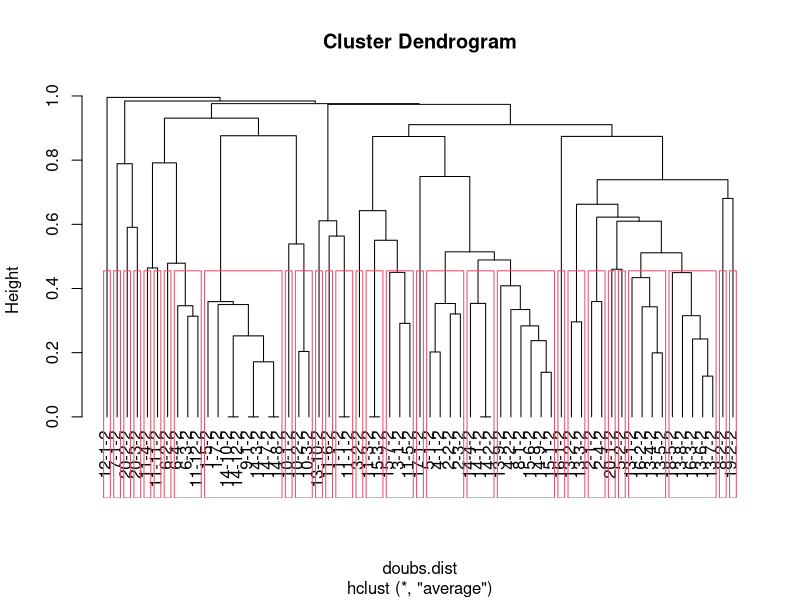
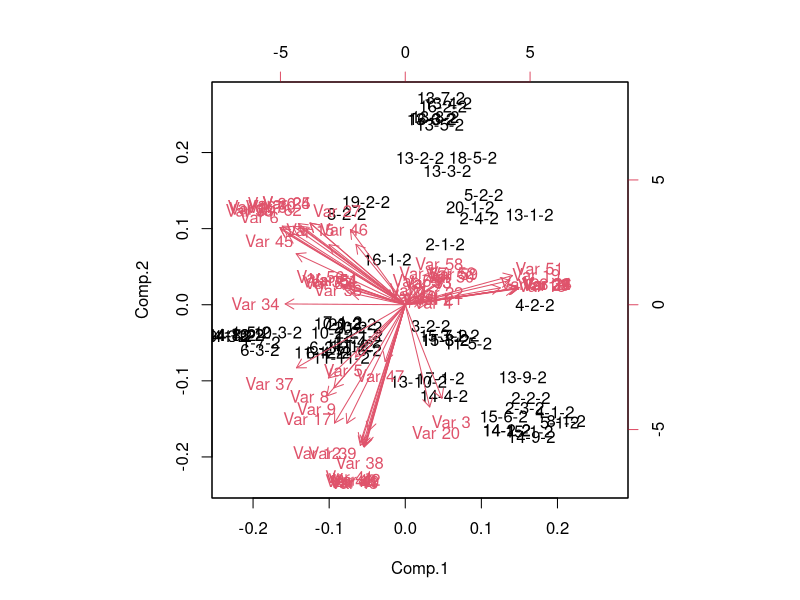
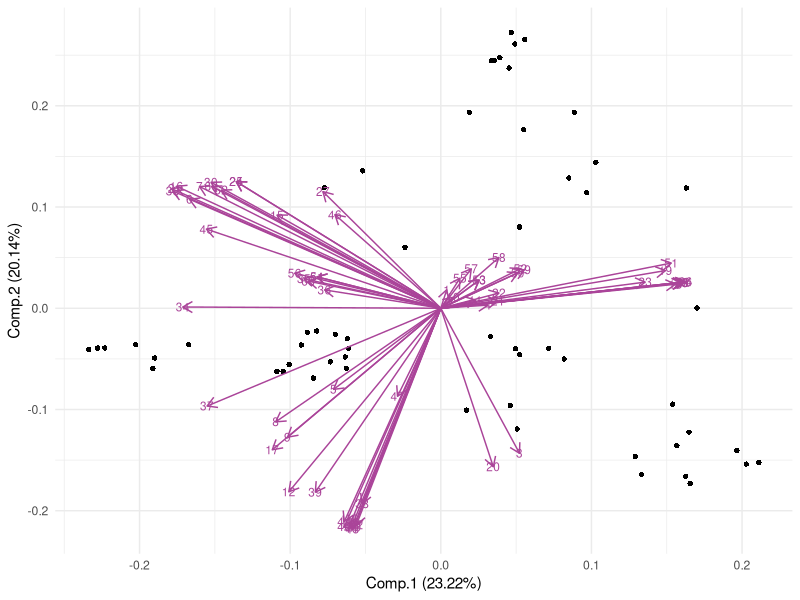
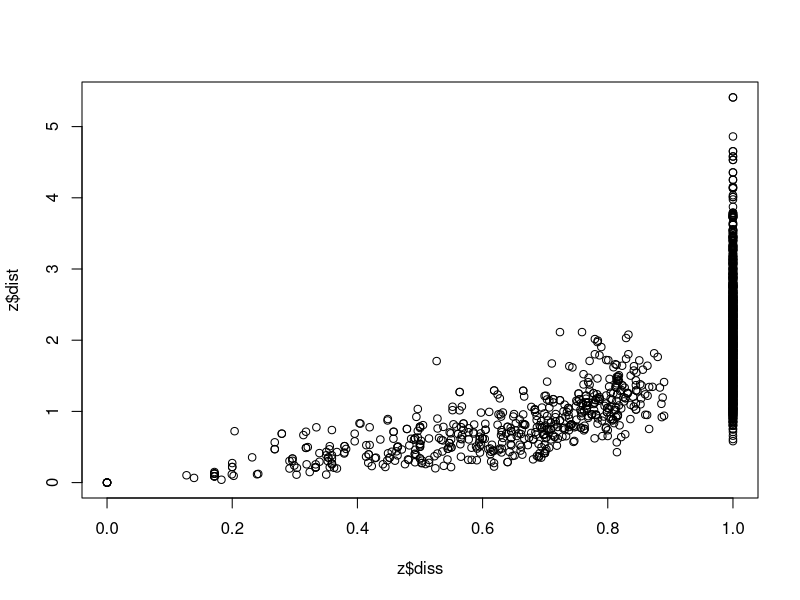
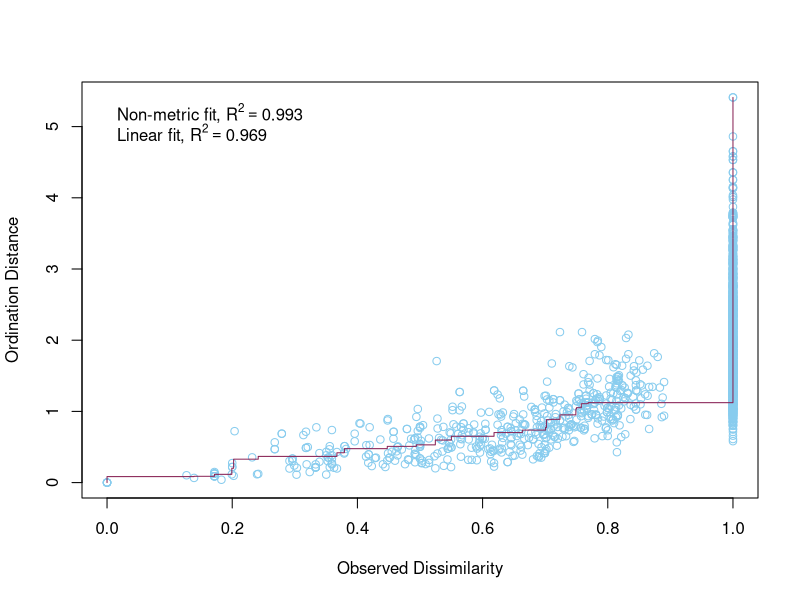
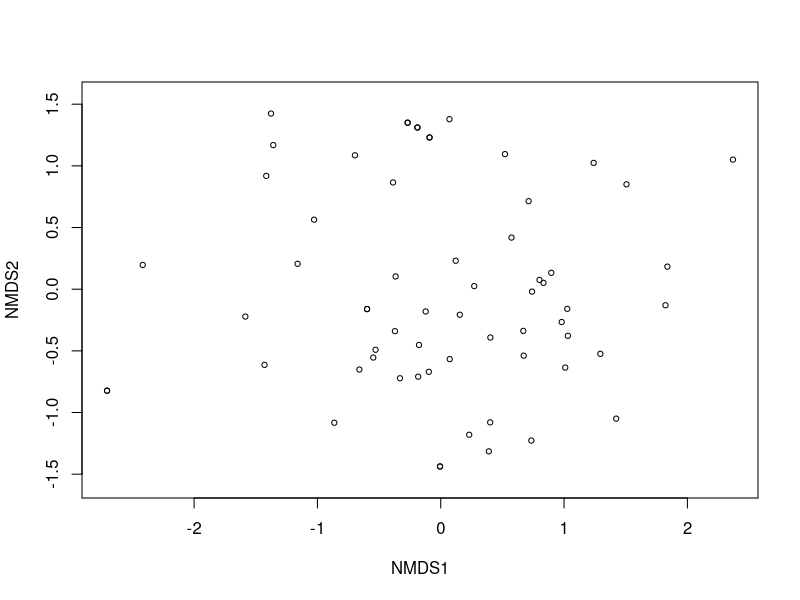
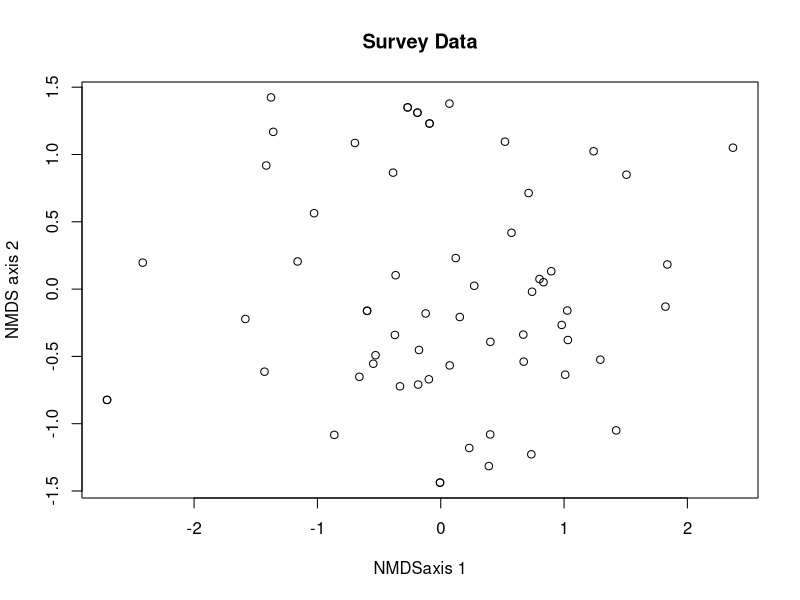
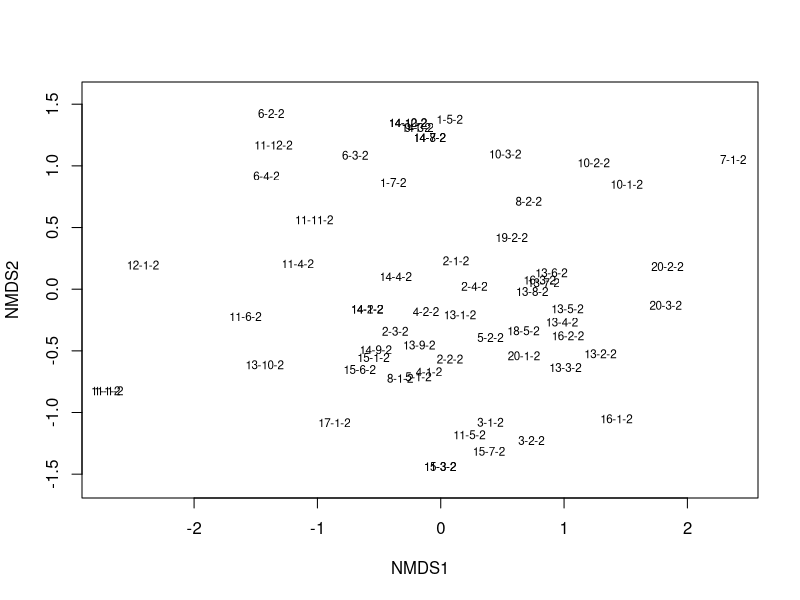

These charts were generated, in order, by the following R code: (Note: this script raises an error after producing the figures.)
#### NMDS Seedlings below 50 cm####

# Before anything else, verify that your environment is totally clear.
# This is important, because old objects can foul up the works
# Clean up the working environment
rm(list = ls())

# Verify working directory, should be ~/Documents/Analyses/lastname_first
getwd()

# Load tidyverse
library("tidyverse")
# Check for updates
tidyverse_update()


#### Cleaning up the data ####

library(dplyr)

library(readr)
SurveyData<- read_csv("Fieldwork/SurveyData_Clean_WN_removed.csv")

# The species that were entered as percent-cover need to be accounted for
# Given that the number of plants will vary greatly, but cover plants were all
# in Tier_1, for each percent cover plant I will give a value of 

# The plot needs to be numeric, so I need to change the Plot names to unique
# numeric variables, site needs to be given a number value as does W_N

# This code gives the combined plot names a simple, unique, numeric ID, but I 
# would like clearer ID's so I will use another method
# SurveyData_Combined$Plot <- as.numeric(as.factor(SurveyData_Combined$Plot))

# Assigning the Site a unique numeric value
SurveyData$Site <- as.numeric(as.factor(SurveyData$Site))
# Assigning W and N unique numeric values (weed is now 2, native is now 1)
SurveyData$W_N <- as.numeric(as.factor(SurveyData$W_N))

# Now combine this into unique numerical plot names
library(tidyr)
SurveyData_Combined <- SurveyData %>%
  unite(Plot, Site, Plot, sep = "-")

# Unite Plot and Weed vs Native columns so that now the plot id is all in one
# column that includes the site, plot number, and whether it is weed or native
library(tidyr)
SurveyData_Combined <- SurveyData_Combined %>%
  unite(Plot, Plot, W_N, sep = "-")

# subset to just look at the weeds
# Subset the data to only include species that are weeds using the WeedList Column
SurveyData_Combined <- SurveyData_Combined[SurveyData_Combined$WeedList == 1, ]

# I need to make this data only include seedlings. Therefore, I need to remove
# the rows that only include species > 51 cm.

#SurveyData_Combined$seedlings <- SurveyData_Combined$Tier_1 - SurveyData_Combined$Tier_3
# SurveyData_Combined$seedlings <- SurveyData_Combined$Tier_1 - SurveyData_Combined$Tier_4

# form-specific seedling calculation
library(dplyr)

SurveyData_Combined <- SurveyData_Combined %>%
  mutate(seedlings = case_when(
    GrowthHabit %in% c("Tree", "Shrub") ~ Tier_1 - Tier_3,
    GrowthHabit %in% c("Forb", "Vine", "Grass") ~ Tier_1 - Tier_2,
    TRUE ~ NA_real_  # fallback for unexpected GrowthHabit values
  ))


#### Change the data to be a matrix (n sample units x p species) ####

# autotransform is not doing anything, so I need to transform my data
# square root was given as a good transformation, so I will do that

 SurveyData_Combined$seedlings_sqrt <- sqrt(SurveyData_Combined$seedlings)

# Filter down to only native species
# Remove native species plots
# Remove rows where Group is "Native"

SurveyData_Combined_Weeds <- SurveyData_Combined %>% 
  filter(CentralSpecies != "Native")

# This code gives 0 values when species are not present in a plot
Survey_wide <- SurveyData_Combined_Weeds %>%
  pivot_wider(names_from = ScientificName, 
              values_from = seedlings_sqrt, 
              id_cols = Plot) %>%
  mutate_all(~ replace(., is.na(.), 0))

# instead of being a tibble, I wanted to convert it back to a data frame
Survey_wide = as.data.frame(Survey_wide)

# Needs to remove the first column of numbers as row names and make the Scientific 
# names of species into the row names
row.names(Survey_wide) <- Survey_wide$Plot 
# Remove the first column from the data frame 
Survey_wide <- Survey_wide[, -1]

#Quick checks for empty rows or columns...
rowSums(Survey_wide)
colSums(Survey_wide)

# Remove empty columns
Survey_wide <- Survey_wide[, colSums(Survey_wide) != 0]
Survey_wide <- Survey_wide[rowSums(Survey_wide) != 0, ]

rowSums(Survey_wide)
colSums(Survey_wide)

# Try removing outliers for seedling < 50 cm calculation
# Survey_wide<-Survey_wide[-68, ] # this gets rid of the the row that looks to be an outlier
# Survey_wide<-Survey_wide[-1, ] # this gets rid of the the row that looks to be an outlier
 
# remove outliers for seedling based on form 
 Survey_wide<-Survey_wide[-29, ] # this gets rid of the the row that looks to be an outlier
 Survey_wide<-Survey_wide[-18, ] # this gets rid of the the row that looks to be an outlier
 
#### NMDS ####

library(vegan)

#Quick checks for empty rows or columns...
# rowSums(Survey_wide)
# colSums(Survey_wide)

#Empty sites can cause problems so let's drop it
# Survey_wide<-Survey_wide[,-46] # this gets rid of the the column where there is a zero
# Survey_wide<-Survey_wide[,-49,] # this gets rid of the the column where there is a zero

doubs.dist<-vegdist(Survey_wide)
doubs.dist

# Check for Na, NaN,Inf values
any(is.na(doubs.dist))
any(is.infinite(doubs.dist))


#Classification
Survey_wide<-hclust(doubs.dist,method='average')
plot(Survey_wide,hang=-1) #The hang=-1 tidies it up so all the end nodes finish at the same level
grp<-cutree(Survey_wide,k=30) #K=4 is saying to identify the dominant 4 groups.
grp
rect.hclust(Survey_wide, k=30)


#Conduct a PCA on continuous data, commonly used for environmental 
#variable reduction. Say we want to combine variables that are similar in 
#for SEM we may use PCA

# linkage - once you have the two most similar sites together, how do you think about the similarity to the other sites. Best method is UPPGMA (an average weighed method)

# Now doing a PCA on the data
# Can do PCA on vegan or just the base programme of R, they just use different commands 
# (see powerpoint handout for more info)

doubs.pca<-princomp(doubs.dist,cor=TRUE)
summary(doubs.pca) 
biplot(doubs.pca)

# Create PCA biplot with sites as points

# Load necessary libraries
library(ggplot2)
library(ggfortify)

autoplot(
  doubs.pca,
  data = doubs.dist,
  loadings = TRUE,             # Display loadings vectors
  loadings.label = TRUE,       # Display loadings labels
  loadings.colour = '#AA4499',     # Loadings vector color
  loadings.label.size = 3,     # Loadings label size
  loadings.label.colour = "#AA4499", # Loadings label color
  shape = 16) +                   # Use points for sites
  theme_minimal()              # Apply a minimal theme



#Moving on now to MDS
#DO MDS with vegan package
z <- metaMDS(comm = doubs.dist,
             autotransform = FALSE,
             distance = "bray",
             engine = "monoMDS",
             k = 2,
             weakties = TRUE,
             model = "global",
             maxit = 300,
             try = 40,
             trymax = 50)

z
# Stress Plot = Sheppard Plot
plot(z$diss, z$dist)

stressplot(object = z,
           p.col = "#88CCEE",
           l.col = "#882255",
           lwd = 1)

#always report the stress for MDS, never report the Rsquared you get from that plot above
plot(z)

plot(z[["points"]][,2]~z[["points"]][,1],main="Survey Data", xlab="NMDSaxis 1" , ylab= "NMDS axis 2", cex = 0.5 +as.numeric(Survey_wide$nit))

# Using ggplot2 to make a plot with site names
plot(z, type = "t")

# Looking at the stress/goodness of fit
gof <- goodness(object = z)
plot(z, display = "sites", type = "none")
points(z, display = "sites", cex = 2*gof/mean(gof))


# Make the points into a data frame for ggplot
z$points %>% head()
z.points <- data.frame(z$points)

# I need to make a new data frame that is just the plots and the Central species
# for that plot
# Load the dplyr package
library(dplyr)

# Create a new data frame with unique Plot values
Plot_Species <- SurveyData_Combined_Weeds %>% distinct(Plot, .keep_all = TRUE)
#Plot_Species<-Plot_Species[-74, ] # this gets rid of the the outlier
#Plot_Species<-Plot_Species[-68, ] # this gets rid of the the outlier
#Plot_Species<-Plot_Species[-67, ] # this gets rid of the the outlier
#Plot_Species<-Plot_Species[-62, ] # this gets rid of the the outlier
#Plot_Species<-Plot_Species[-53, ] # this gets rid of the the outlier
#Plot_Species<-Plot_Species[-24, ] # this gets rid of the the outlier
#Plot_Species<-Plot_Species[-15, ] # this gets rid of the the outlier
#Plot_Species<-Plot_Species[-12, ] # this gets rid of the the outlier
#Plot_Species<-Plot_Species[-1, ] # this gets rid of the the outlier
# Remove these for form-specific seedling

# for seedling by form
Plot_Species<-Plot_Species[-75, ] # this gets rid of the the outlier
Plot_Species<-Plot_Species[-70, ] # this gets rid of the the outlier
Plot_Species<-Plot_Species[-69, ] # this gets rid of the the outlier
Plot_Species<-Plot_Species[-68, ] # this gets rid of the the outlier
Plot_Species<-Plot_Species[-67, ] # this gets rid of the the outlier 
Plot_Species<-Plot_Species[-62, ] # this gets rid of the the outlier
Plot_Species<-Plot_Species[-57, ] # this gets rid of the the outlier 
Plot_Species<-Plot_Species[-53, ] # this gets rid of the the outlier
Plot_Species<-Plot_Species[-33, ] # this gets rid of the the outlier
Plot_Species<-Plot_Species[-32, ] # this gets rid of the the outlier
Plot_Species<-Plot_Species[-24, ] # this gets rid of the the outlier
Plot_Species<-Plot_Species[-20, ] # this gets rid of the the outlier
Plot_Species<-Plot_Species[-15, ] # this gets rid of the the outlier
Plot_Species<-Plot_Species[-12, ] # this gets rid of the the outlier

grp <- Plot_Species$CentralSpecies

# I don't think I need these

# data.scores <- as.data.frame(scores(z))  #Using the scores function from vegan to extract the site scores and convert to a data.frame
#data.scores$site <- rownames(z)  # create a column of site names, from the rownames of data.scores
#data.scores$grp <- grp  #  add the grp variable created earlier
# head(data.scores)  #look at the data
hcl.colors(8, palette = "Cividis")
hcl.colors(8, palette = "Tropic")

# Create a data frame of NMDS results with group information
z.points$Group <- Plot_Species$CentralSpecies # Replace with your group column

# Customize plot with ggplot2
nmds_plot <- ggplot(data = z.points, aes(x = MDS1, y = MDS2, shape = Group, color = Group)) +
  geom_point(size = 2) + # Set point size
  scale_shape_manual(values = c(16, 15, 18)) + # Customize shapes
  scale_color_manual(values = c("#070707", "#AA0065", "#F1B17F")) + # Customize colors
  theme_minimal() +
  labs(x = "NMDS1", y = "NMDS2")

# Print the plot
print(nmds_plot)

# This plot works!!!!!!!!

# Customize plot with ggplot2 add polygons/ellipses
nmds_plot <- ggplot(data = z.points, aes(x = MDS1, y = MDS2, shape = Group, color = Group)) +
  geom_point(size = 2) + # Set point size
  scale_shape_manual(values = c(16, 15, 18, 19)) + # Customize shapes
  scale_color_manual(values = c("#7D1D67", "#ED4572", "#FF9772")) + # Customize colors
  geom_polygon(data = z.points, aes(fill = Group, group = Group), alpha = 0.1) +
  theme_minimal() +
  labs(x = "NMDS1", y = "NMDS2")

# Print the plot
print(nmds_plot)

# Customize plot with ggplot2 add ellipses
nmds_plot <- ggplot(data = z.points, aes(x = MDS1, y = MDS2, shape = Group, color = Group)) +
  geom_point(size = 2) + # Set point size
  scale_shape_manual(values = c(16, 15, 18)) + # Customize shapes
  scale_color_manual(values = c("#882265", "#88CCEE", "#332288")) + # Customize colors
  stat_ellipse(aes(group = Group, fill = Group), geom = "polygon", alpha = 0.1) +
  theme_minimal() +
  labs(x = "NMDS1", y = "NMDS2")

# Print the plot
print(nmds_plot)

# Native species plots are kind of all over the place, let's look at it without 
# Native plots

# Remove native species plots
# Remove rows where Group is "Native"
# z.points.weeds <- z.points %>% 
#  filter(Group != "Native")


# Customize plot with ggplot2 add ellipses
nmds_plot <- ggplot(data = z.points, aes(x = MDS1, y = MDS2, shape = Group, color = Group)) +
  geom_point(size = 2) + # Set point size
  scale_shape_manual(values = c(16, 15, 17)) + # Customize shapes
  scale_color_manual(values = c("#882265", "#88CCEE", "#332288")) + # Customize colors
  stat_ellipse(aes(group = Group, fill = Group), geom = "polygon", alpha = 0.1) +
  theme_minimal() +
  labs(x = "NMDS1", y = "NMDS2")

# Print the plot
print(nmds_plot)

# Look with centroids
group_centroids <- data.frame(
  Location = c("Solanum mauritianum", "Ligustrum lucidum", "Paraserianthes lophantha"),
  Centroid_X = c(mean(z.points$MDS1[z.points$Group == "Solanum mauritianum"]),
                 mean(z.points$MDS1[z.points$Group == "Ligustrum lucidum"]),
                 mean(z.points$MDS1[z.points$Group == "Paraserianthes lophantha"])),
  Centroid_Y = c(mean(z.points$MDS2[z.points$Group == "Solanum mauritianum"]),
                 mean(z.points$MDS2[z.points$Group == "Ligustrum lucidum"]),
                 mean(z.points$MDS2[z.points$Group == "Paraserianthes lophantha"])))
#  Centroid_Z = c(mean(z.points$MDS3[z.points$Group == "Solanum mauritianum"]),
#                 mean(z.points$MDS3[z.points$Group == "Ligustrum lucidum"]),
#                 mean(z.points$MDS3[z.points$Group == "Paraserianthes lophantha"])),
#  Centroid_A = c(mean(z.points$MDS4[z.points$Group == "Solanum mauritianum"]),
 #                mean(z.points$MDS4[z.points$Group == "Ligustrum lucidum"]),
 #                mean(z.points$MDS4[z.points$Group == "Paraserianthes lophantha"]))
#  Centroid_B = c(mean(z.points$MDS5[z.points$Group == "Solanum mauritianum"]),
#                 mean(z.points$MDS5[z.points$Group == "Ligustrum lucidum"]),
#                 mean(z.points$MDS5[z.points$Group == "Paraserianthes lophantha"]))


# Sort z.points.weeds to match group-centroids order
# Define the custom order for the 'group' column
z.points$Group <- factor(z.points$Group, levels = c('Solanum mauritianum', 'Ligustrum lucidum', 'Paraserianthes lophantha'))

# Sort the data frame based on the custom order
z.points <- z.points[order(z.points$Group), ]


plot_data<-data.frame(
  Location = z.points$Group,
  MDS1=z.points$MDS1,
  MDS2=z.points$MDS2,
#  MDS3=z.points$MDS3,
#  MDS4=z.points$MDS4,
#  MDS5=z.points$MDS5,
  xend=c(rep( group_centroids[1,2],21),rep(group_centroids[2,2],21), rep(group_centroids[3,2],21)),
  yend=c(rep( group_centroids[1,3],21),rep(group_centroids[2,3],21), rep(group_centroids[3,3],21)))
#  zend=c(rep( group_centroids[1,4],27),rep(group_centroids[2,4],27), rep(group_centroids[3,4],27)),
#  Aend=c(rep( group_centroids[1,5],27),rep(group_centroids[2,5],27), rep(group_centroids[3,5],27)))
#  Bend=c(rep(group_centroids[1,6],27),rep( group_centroids[2,6],27), rep(group_centroids[3,6],27)))

# ggplot with centroids dimensions 1 and 2
ggplot(plot_data, aes(x = MDS1, y = MDS2, shape = Location, color = Location)) +
  geom_point(size=2) +
  scale_color_manual(values = c("#882265", "#88CCEE", "#332288")) + 
  scale_shape_manual(values = c(16, 15, 17)) + 
  stat_ellipse(aes(group = Location, fill = Location), geom = "polygon", alpha = 0.1) +
  geom_point(data = group_centroids, aes(x = Centroid_X, y = Centroid_Y, shape = Location, color = Location)) +
  geom_segment(data = plot_data, aes(x = MDS1, y = MDS2, 
                                     xend = xend, yend = yend, color = Location), alpha = 0.5)+
  
  theme_classic()

# ggplot with centroids dimensions 1 and 4
ggplot(plot_data, aes(x = MDS1, y = MDS4, shape = Location, color = Location)) +
  geom_point(size=2) +
  scale_color_manual(values = c("#882265", "#88CCEE", "#332288")) + 
  scale_shape_manual(values = c(16, 15, 17)) + 
  stat_ellipse(aes(group = Location, fill = Location), geom = "polygon", alpha = 0.1) +
  geom_point(data = group_centroids, aes(x = Centroid_X, y = Centroid_A, shape = Location, color = Location)) +
  geom_segment(data = plot_data, aes(x = MDS1, y = MDS4, 
                                     xend = xend, yend = Aend, color = Location), alpha = 0.5)+
  
  theme_classic()

# ggplot with centroids dimensions 2 and 4
ggplot(plot_data, aes(x = MDS2, y = MDS4, shape = Location, color = Location)) +
  geom_point(size=2) +
  scale_color_manual(values = c("#882265", "#88CCEE", "#332288")) + 
  scale_shape_manual(values = c(16, 15, 17)) + 
  stat_ellipse(aes(group = Location, fill = Location), geom = "polygon", alpha = 0.1) +
  geom_point(data = group_centroids, aes(x = Centroid_Y, y = Centroid_A, shape = Location, color = Location)) +
  geom_segment(data = plot_data, aes(x = MDS2, y = MDS4, 
                                     xend = yend, yend = Aend, color = Location), alpha = 0.5)+
  
  theme_classic()

# ggplot with centroids dimensions 2 and 3
ggplot(plot_data, aes(x = MDS2, y = MDS3, shape = Location, color = Location)) +
  geom_point(size=2) +
  scale_color_manual(values = c("#882265", "#88CCEE", "#332288")) + 
  scale_shape_manual(values = c(16, 15, 17)) + 
  stat_ellipse(aes(group = Location, fill = Location), geom = "polygon", alpha = 0.1) +
  geom_point(data = group_centroids, aes(x = Centroid_Y, y = Centroid_Z, shape = Location, color = Location)) +
  geom_segment(data = plot_data, aes(x = MDS2, y = MDS3, 
                                     xend = yend, yend = zend, color = Location), alpha = 0.5)+
  
  theme_classic()

# ggplot with centroids dimensions 3 and 4
ggplot(plot_data, aes(x = MDS3, y = MDS4, shape = Location, color = Location)) +
  geom_point(size=2) +
  scale_color_manual(values = c("#882265", "#88CCEE", "#332288")) + 
  scale_shape_manual(values = c(16, 15, 17)) + 
  stat_ellipse(aes(group = Location, fill = Location), geom = "polygon", alpha = 0.1) +
  geom_point(data = group_centroids, aes(x = Centroid_Z, y = Centroid_A, shape = Location, color = Location)) +
  geom_segment(data = plot_data, aes(x = MDS3, y = MDS4, 
                                     xend = zend, yend = Aend, color = Location), alpha = 0.5)+
  
  theme_classic()

#### PERMANOVA ####

# This code gives 0 values when species are not present in a plot
Survey_perm <- SurveyData_Combined_Weeds %>%
  pivot_wider(names_from = ScientificName, 
              values_from = seedlings_sqrt, 
              id_cols = Plot) %>%
  mutate_all(~ replace(., is.na(.), 0))

# instead of being a tibble, I wanted to convert it back to a data frame
Survey_perm = as.data.frame(Survey_perm)


# Needs to remove the first column of numbers as row names and make the Scientific 
# names of species into the row names
row.names(Survey_perm) <- Survey_perm$Plot 
# Remove the first column from the data frame 
Survey_perm <- Survey_perm[, -1]

#Quick checks for empty rows or columns...
rowSums(Survey_perm)
colSums(Survey_perm)

# These are the columns that need to be removed using the data with the extra 
# woolly nightshades removed
#Survey_perm<-Survey_perm[,-115] # this gets rid of the the column where there is a zero
#Survey_perm<-Survey_perm[,-40] # this gets rid of the the column where there is a zero
#Survey_perm<-Survey_perm[,-39] # this gets rid of the the column where there is a zero

#Empty sites can cause problems so let's drop it
#Survey_perm<-Survey_perm[,-14] # this gets rid of the the column where there is a zero
#Survey_perm<-Survey_perm[,-34] # this gets rid of the the column where there is a zero
#Survey_perm<-Survey_perm[,-37] # this gets rid of the the column where there is a zero

Survey_perm <- Survey_perm[, colSums(Survey_perm) != 0]
Survey_perm <- Survey_perm[rowSums(Survey_perm) != 0, ]

# Remove the outlier plot
#Survey_wide<-Survey_wide[-68, ] # this gets rid of the the row that looks to be an outlier
#Survey_wide<-Survey_wide[-1, ] # this gets rid of the the row that looks to be an outlier

# remove outliers for form based plot
Survey_perm<-Survey_perm[-29, ] # this gets rid of the the row that is an outlier
Survey_perm<-Survey_perm[-18, ] # this gets rid of the the row that is an outlier

# Make a distance matrix
perm_dist<-vegdist(Survey_perm, method='bray')


#Assumptions

dispersion<-betadisper(perm_dist, group=plot_data$Location,type = "centroid")

plot(dispersion)

anova(dispersion)


#Test

Perma_result<-adonis2( perm_dist~as.factor(plot_data$Location), data=perm_dist,
                       permutations=9999)

Perma_result


#### Simper Analysis ####

## make survey_wide again

# This code gives 0 values when species are not present in a plot
Survey_wide <- SurveyData_Combined_Weeds %>%
  pivot_wider(names_from = ScientificName, 
              values_from = seedlings_sqrt, 
              id_cols = Plot) %>%
  mutate_all(~ replace(., is.na(.), 0))

# instead of being a tibble, I wanted to convert it back to a data frame
Survey_wide = as.data.frame(Survey_wide)


# Needs to remove the first column of numbers as row names and make the Scientific 
# names of species into the row names
row.names(Survey_wide) <- Survey_wide$Plot 
# Remove the first column from the data frame 
Survey_wide <- Survey_wide[, -1]

#Quick checks for empty rows or columns...
rowSums(Survey_wide)
colSums(Survey_wide)

# Remove empty columns
Survey_wide <- Survey_wide[, colSums(Survey_wide) != 0]
Survey_wide <- Survey_wide[rowSums(Survey_wide) != 0, ]

rowSums(Survey_wide)
colSums(Survey_wide)

# Remove the outlier plot
#Survey_wide<-Survey_wide[-68, ] # this gets rid of the the row that looks to be an outlier
#Survey_wide<-Survey_wide[-1, ] # this gets rid of the the row that looks to be an outlier

# Remove the outlier plot for form seedling
Survey_wide<-Survey_wide[-29, ] # this gets rid of the the row that looks to be an outlier
Survey_wide<-Survey_wide[-18, ] # this gets rid of the the row that looks to be an outlier


Plot_Species <- Plot_Species %>%
  mutate(CentralSpecies = ifelse(CentralSpecies == "Solanum mauritianum", "SOLmau", CentralSpecies))
Plot_Species <- Plot_Species %>%
  mutate(CentralSpecies = ifelse(CentralSpecies == "Ligustrum lucidum", "LIGluc", CentralSpecies))
Plot_Species <- Plot_Species %>%
  mutate(CentralSpecies = ifelse(CentralSpecies == "Paraserianthes lophantha", "PARlop", CentralSpecies))

# create a little distance matrix between the groups
dist <- meandist(dist = vegdist(Survey_wide),
         grouping = Plot_Species$CentralSpecies)

# do the simper analysis
simper.weeds <- simper(Survey_wide,
       Plot_Species$CentralSpecies,
       permutations = 999,
       parallel = 1)
# look at the species that contribute to the difference between woolly nightshade and tree privet
summary(simper.weeds)$SOLmau_LIGluc %>%
  round(3) %>%
  head(10)
# look at the species that contribute to the difference between woolly nightshade and brush wattle
summary(simper.weeds)$SOLmau_PARlop %>%
  round(3) %>%
  head(15)
# look at the species that contribute to the difference between tree privet and brush wattle
summary(simper.weeds)$PARlop_LIGluc %>%
  round(3) %>%
  head(15)
